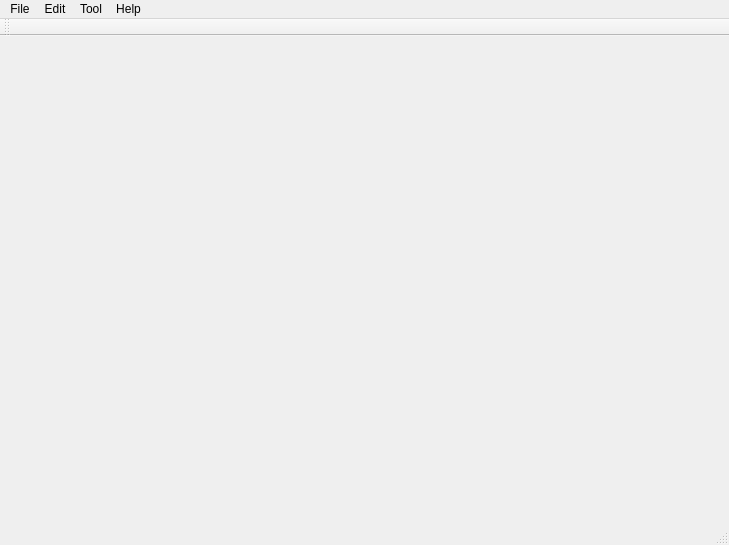
<?xml version="1.0" encoding="UTF-8"?>
<ui version="4.0">
 <class>MainWindow</class>
 <widget class="QMainWindow" name="MainWindow">
  <property name="geometry">
   <rect>
    <x>0</x>
    <y>0</y>
    <width>729</width>
    <height>545</height>
   </rect>
  </property>
  <property name="windowTitle">
   <string>MainWindow</string>
  </property>
  <widget class="QWidget" name="centralWidget">
   <widget class="GraphView" name="graph" native="true">
    <property name="geometry">
     <rect>
      <x>10</x>
      <y>70</y>
      <width>700</width>
      <height>400</height>
     </rect>
    </property>
   </widget>
  </widget>
  <widget class="QMenuBar" name="menuBar">
   <property name="geometry">
    <rect>
     <x>0</x>
     <y>0</y>
     <width>729</width>
     <height>22</height>
    </rect>
   </property>
   <widget class="QMenu" name="menuFile">
    <property name="title">
     <string>File</string>
    </property>
    <addaction name="actionLoad_position"/>
    <addaction name="actionSave_position"/>
    <addaction name="separator"/>
    <addaction name="actionImport_kmers"/>
   </widget>
   <widget class="QMenu" name="menuEdit">
    <property name="title">
     <string>Edit</string>
    </property>
   </widget>
   <widget class="QMenu" name="menuTool">
    <property name="title">
     <string>Tool</string>
    </property>
    <addaction name="actionFind_Euler_Path"/>
   </widget>
   <widget class="QMenu" name="menuHelp">
    <property name="title">
     <string>Help</string>
    </property>
   </widget>
   <addaction name="menuFile"/>
   <addaction name="menuEdit"/>
   <addaction name="menuTool"/>
   <addaction name="menuHelp"/>
  </widget>
  <widget class="QToolBar" name="mainToolBar">
   <attribute name="toolBarArea">
    <enum>TopToolBarArea</enum>
   </attribute>
   <attribute name="toolBarBreak">
    <bool>false</bool>
   </attribute>
  </widget>
  <widget class="QStatusBar" name="statusBar"/>
  <action name="actionLoad_graph">
   <property name="text">
    <string>Load graph...</string>
   </property>
  </action>
  <action name="actionSave_graph">
   <property name="text">
    <string>Save graph...</string>
   </property>
  </action>
  <action name="actionLoad_position">
   <property name="text">
    <string>Load position...</string>
   </property>
  </action>
  <action name="actionSave_position">
   <property name="text">
    <string>Save position...</string>
   </property>
  </action>
  <action name="actionImport_kmers">
   <property name="text">
    <string>import kmers...</string>
   </property>
  </action>
  <action name="actionFind_Euler_Path">
   <property name="text">
    <string>Find Euler Path</string>
   </property>
  </action>
 </widget>
 <layoutdefault spacing="6" margin="11"/>
 <customwidgets>
  <customwidget>
   <class>GraphView</class>
   <extends>QWidget</extends>
   <header>graphview.h</header>
   <container>1</container>
  </customwidget>
 </customwidgets>
 <resources/>
 <connections/>
</ui>
